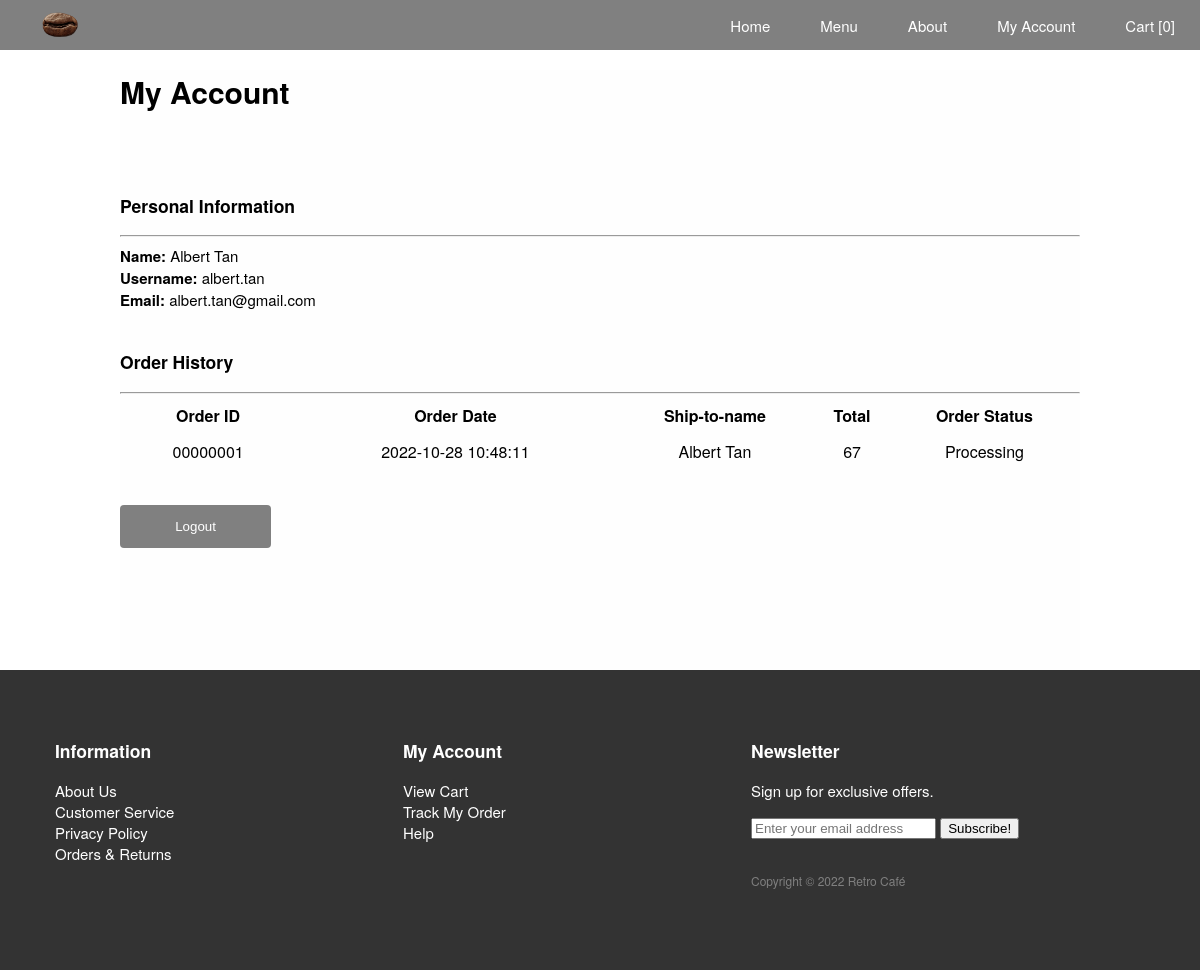
/account_customer.php (signed in), run on an earlier commit of the app's database.
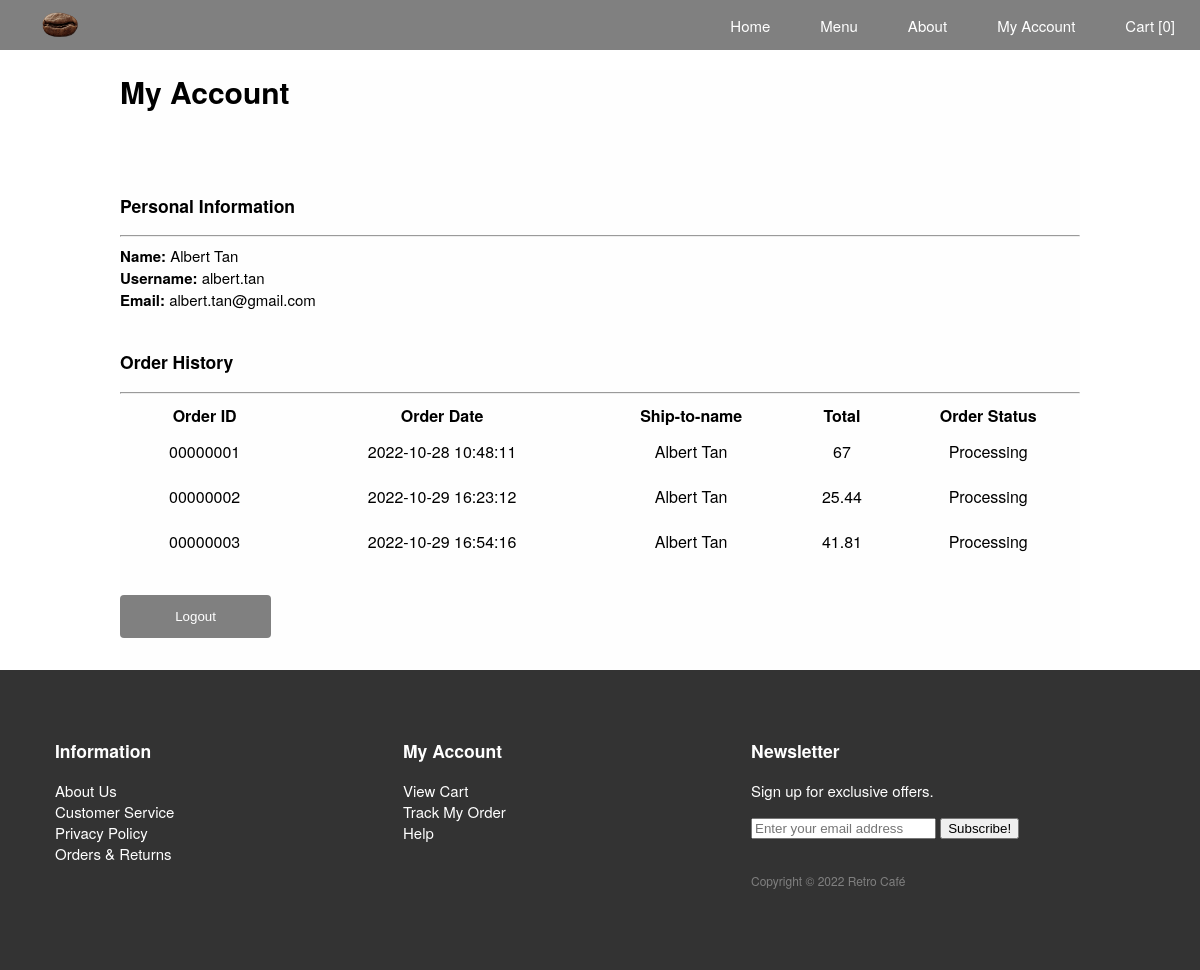
And on a later commit of the database.
### tables this page shows
CREATE TABLE `orders` (
  `id` int(11) NOT NULL,
  `user_id` int(11) NOT NULL,
  `first_name` varchar(50) NOT NULL,
  `last_name` varchar(50) NOT NULL,
  `contact_number` int(11) NOT NULL,
  `postal_code` int(11) NOT NULL,
  `address` varchar(200) NOT NULL,
  `amount` float NOT NULL,
  `status` varchar(50) NOT NULL,
  `datetime` datetime NOT NULL
);

### account_customer.php (the view, shortened to what this page needs)
<?php
  $user_id = $_SESSION['user_id'];
  $user_name = $_SESSION['user_name'];
  $user_user_name = $_SESSION['user_user_name'];
  $user_email= $_SESSION['user_email'];
  $user_is_admin = $_SESSION['user_is_admin'];
?>
<html>
<head>
	<link rel="stylesheet" href="mystyle.css">
	<link href="styles.css" rel="stylesheet">
</head>
<body>
	<nav class="navbar">
        <a class="logo" href="index.php">
            <img src="logo.png">
        </a>
        <div class="nav-item">
            <ul>
                <li>
                    <a href="index.php">Home</a>
                </li>
                <li>
                    <a href="menu.php">Menu</a>
                </li>
                <li>
                    <a href="aboutus.php">About</a>
                </li>
                <?php
                    if($user_id){
                        if($user_is_admin == '0'){
                            echo "<li><a href=\"account_customer.php\">My Account</a></li>";
                            if(isset($_SESSION['cart']) && count($_SESSION['cart']) > 0){
                                echo "<li><a href=\"cart.php\">Cart [".count($_SESSION['cart'])."]</a></li>";
                            }else{
                                echo "<li><a href=\"cart.php\">Cart [0]</a></li>";
                            }
                        } else {
                            echo "<li><a href=\"account_admin.php\">Admin</a></li>";
                        }
                    }else{
                        echo "<li><a href=\"login.php\">Login</a></li>";
                    }
                ?>
            </ul>
        </div>
    </nav>
	<div id="wrapper">
		<h1>My Account</h1><br><br>
		<div id="account_content">
			<h3>Personal Information</h3>
			<hr>
			<?php
				echo '<label><b>Name:</b> '.$user_name.'</label><br><label><b>Username:</b> '.$user_user_name.'</label><br><label><b>Email:</b> '.$user_email.'</label><br><br>';
			?>
			<h3>Order History</h3>
			<hr>
			<?php
				@ $db = new mysqli('localhost', 'root', '','RetroCafe');
				$query = "SELECT LPAD(id, 8, '0') AS 'id', datetime, CONCAT(first_name, ' ', last_name) as 'name', amount, status FROM orders WHERE user_id = ".$user_id.";";
				$result = $db->query($query);
				$num_results = $result->num_rows;
				if($num_results > 0){
					echo '<table border="0"><tr><th>Order ID</th><th>Order Date</th><th>Ship-to-name</th><th>Total</th><th>Order Status</th></tr>';
					for ($i=0; $i <$num_results; $i++) {
						$row = $result->fetch_assoc();
						echo '<tr><td>'.$row['id'].'</td><td>'.$row['datetime'].'</td><td>'.$row['name'].'</td><td>'.$row['amount'].'</td><td>'.$row['status'].'</td></tr>';
					}
					echo '</table>';
				}else{
					echo '<div><p>No recent purchased found.</p></div>';
				}
			?>
			<div class="logout">
				<button type="submit" class="btn" onclick="location.href='logout.php'">Logout</button>
			</div>
		</div>
	</div>
	<footer>
        <div class="footer">
            <div class="footer-info-item">
                <h3>Information</h3>
                <ul class="list-unstyled">
                    <li><a href="aboutus.php">About Us</a></li>
                    <li><a href="aboutus.php">Customer Service</a></li>
                    <li><a href="privacy_notice.pdf" target="_blank">Privacy Policy</a></li>
                    <li><a href="privacy_notice.pdf" target="_blank">Orders &amp; Returns</a></li>
                </ul>
            </div>
            <div class="footer-info-item">
                <?php
                if(isset($_SESSION['user_id'])){
                    echo '<h3>My Account</h3>
                    <ul class="list-unstyled">
                        <li><a href="cart.php">View Cart</a></li>
                        <li><a href="account_customer.php">Track My Order</a></li>
                        <li><a href="aboutus.php">Help</a></li>
                    </ul>';
                }
                ?>
            </div>
            <div class="footer-info-item">
                <h3><span class=""></span> Newsletter</h3>
                <p>Sign up for exclusive offers.</p>
                <div class="">
                    <input type="email" class="" placeholder="Enter your email address">
                    <span class="">
                        <button class="" type="button">
                            Subscribe!
                        </button>
                    </span>
                </div>
                <br>
                <p class="copyright">Copyright &copy; 2022 Retro Café</p>
            </div>
        </div>
    </footer>
</body>
</html>

### mystyle.css (style rules this page uses)
#wrapper { background-color: #fefefe; margin: auto; width: 80%; min-height: 600px; }
.logout button { float: left; background-color: gray; color: white; padding: 14px 20px; border: none; border-radius: 4px; cursor: pointer; width: 4cm; }
#account_content>table { width: 100%; }
#account_content>table tr td { padding: 10px; text-align: center; }
.logout { margin-top: 30px; margin-left: 0%; }

### styles.css (style rules this page uses)
body, html { height: 100%; }
* { box-sizing: border-box; }
body { margin: 0; min-height: 100vh; }
body { font-family: "Helvetica Neue", Helvetica, Arial, sans-serif; font-size: 15px; min-width: 650px; }
a { text-decoration: none; }
.navbar { display: flex; background-color: gray; height: 50px; align-items: center; }
.logo { width: 10%; align-items: center; }
.logo>img { display: block; margin-left: auto; margin-right: auto; max-height: 30px; }
.nav-item { width: 90%; text-align: right; }
.navbar ul { list-style-type: none; display: inline-flex; margin: 0; }
.navbar li { padding-left: 25px; padding-right: 25px; }
.navbar a { color: white; }
footer { color: white; background-color: #333333; padding: 0px 20px; display: flex; }
.footer { display: flex; width: 100%; height: 300px; }
.footer-info-item { padding: 50px 35px; width: 30%; position: relative; min-height: 1px; }
.list-unstyled { padding-left: 0; list-style: none; }
footer a { color: white; }
.copyright { color: gray; font-size: 12px; }

What changed in the data, as far as the page shows it:
added orders: id "00000002", datetime "2022-10-29 16:23:12", name "Albert Tan", amount "25.44", status "Processing"
added orders: id "00000003", datetime "2022-10-29 16:54:16", name "Albert Tan", amount "41.81", status "Processing"
